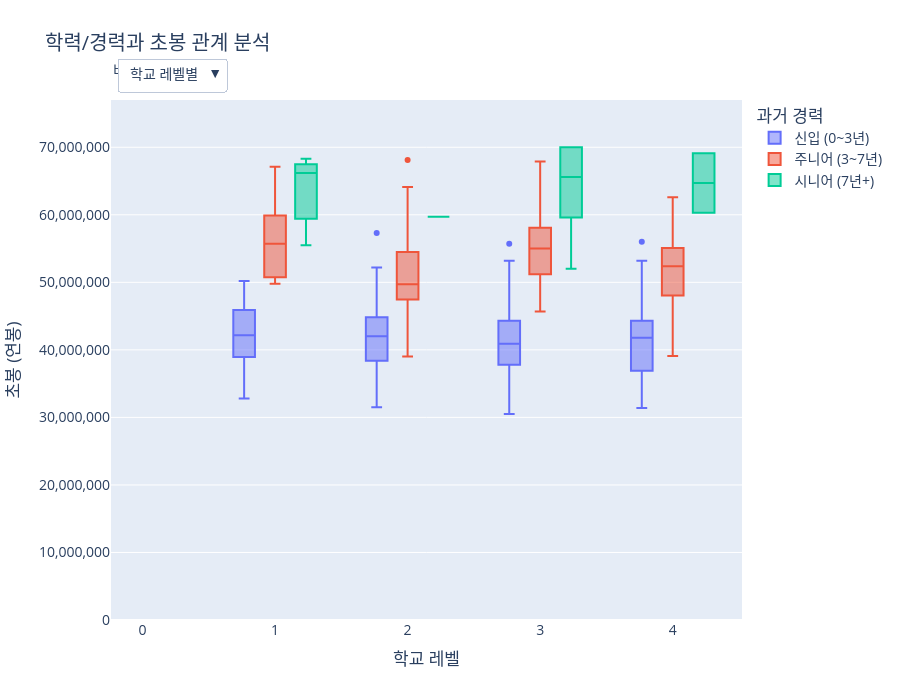

Source (notebook cell):
### Code cell
# 2. 필요한 모듈 임포트
import pandas as pd
import plotly.graph_objects as go
import plotly.io as pio
from IPython.display import display

from services.data_preparer import prepare_proposal_10_data
from services.proposal_views.proposal_10_view import create_figure_and_df

# --- 테스트 실행 ---

# 1. app.py의 역할 (1): 사용자가 선택한 '글로벌 필터'를 적용하여 데이터 준비 함수를 호출합니다.
print("Step 1: `data_preparer`를 통해 분석용 데이터와 순서 정보를 준비합니다...")

filtering = '남성' # prepare_proposal_07_data() 함수에 삽입
# 글로벌 필터는 모두 기본값('전체')으로 호출
# 예시: '부서별' 필터를 'Development Division'으로 설정하여 데이터 요청
data_bundle = prepare_proposal_10_data() 
analysis_df = data_bundle.get("analysis_df", pd.DataFrame())
order_map = data_bundle.get("order_map", {})
print(" -> 데이터 준비 완료!")


# 2. app.py의 역할 (2): view 함수 호출
# 이 view는 그래프 내에 자체 필터(드롭다운)가 있으므로, app.py에서는 추가적인 선택 시뮬레이션이 필요 없습니다.
print("Step 2: `view` 모듈을 호출하여 그래프와 요약 테이블을 생성합니다...")
if not analysis_df.empty:
    fig, aggregate_df = create_figure_and_df(
        analysis_df=analysis_df, 
        order_map=order_map 
    )
    print(" -> 생성 완료!")
else:
    print(" -> 분석할 데이터가 없어 빈 결과물을 생성합니다.")
    fig, aggregate_df = go.Figure(), pd.DataFrame()


# --- 결과 확인 ---

# 3. ipynb에서 생성된 그래프를 확인합니다.
# 그래프 상단의 '비교 기준' 드롭다운을 눌러 '학교 레벨별'과 '전공 계열별' 뷰를 전환해볼 수 있습니다.
print("\n--- [결과 1] 생성된 Plotly 그래프 ---")
# pio.renderers.default = 'vscode' 
fig.show()

# 4. ipynb에서 생성된 요약 테이블(aggregate_df)을 확인합니다.
# 이 테이블은 기본적으로 '학교 레벨별' 기준으로 생성됩니다.
print(f"\n--- [결과 2] 생성된 요약 테이블 ---")
display(aggregate_df)

### Figure 1 — Plotly figure (JSON) as saved in the notebook; plotly's stock layout.template omitted (floating-point values rounded to 4 significant figures; data arrays with more than 128 entries replaced by an {"elided": "..."} marker saying what was removed)
{"data": [{"boxpoints": "outliers", "marker": {"color": "#636EFA"}, "name": "신입 (0~3년)", "type": "box", "visible": true, "x": {"elided": "276 float values"}, "y": {"elided": "276 int values"}}, {"boxpoints": "outliers", "marker": {"color": "#EF553B"}, "name": "주니어 (3~7년)", "type": "box", "visible": true, "x": [2.0, 3.0, 3.0, 4.0, 1.0, 4.0, 3.0, 1.0, 4.0, 2.0, 3.0, 1.0, 1.0, 1.0, 4.0, 4.0, 1.0, 3.0, 2.0, 2.0, 2.0, 3.0, 2.0, 2.0, 3.0, 2.0, 2.0, 1.0, 2.0, 1.0, 4.0, 4.0, 2.0, 1.0, 2.0, 3.0, 2.0, 2.0, 3.0, 3.0, 4.0, 4.0, 2.0, 1.0, 4.0, 2.0, 3.0, 2.0, 2.0, 3.0, 1.0, 1.0, 3.0, 3.0, 1.0, 3.0, 2.0, 4.0, 3.0, 2.0, 4.0, 3.0, 4.0, 3.0, 4.0, 3.0, 3.0, 3.0, 3.0, 1.0, 4.0, 1.0, 2.0], "y": [49900000, 58600000, 55800000, 51900000, 55700000, 56400000, 60400000, 50500000, 52100000, 45600000, 51200000, 57500000, 67100000, 49800000, 47100000, 49100000, 60300000, 46000000, 49200000, 49500000, 59000000, 55400000, 47900000, 49700000, 49500000, 45100000, 53000000, 60000000, 64100000, 49800000, 62600000, 60600000, 52500000, 55100000, 49200000, 55000000, 47600000, 68100000, 45700000, 54700000, 54800000, 45100000, 59600000, 50700000, 52900000, 47100000, 52500000, 51700000, 43500000, 51400000, 63400000, 50900000, 67600000, 58100000, 59600000, 67900000, 50200000, 39100000, 48000000, 39000000, 52400000, 47900000, 47700000, 57700000, 54800000, 55000000, 58300000, 54800000, 56200000, 53200000, 55200000, 58900000, 60400000]}, {"boxpoints": "outliers", "marker": {"color": "#00CC96"}, "name": "시니어 (7년+)", "type": "box", "visible": true, "x": [4.0, 1.0, 1.0, 3.0, 4.0, 3.0, 1.0, 3.0, 3.0, 2.0, 1.0, 3.0, 1.0, 3.0, 1.0, 3.0, 3.0, 3.0, 3.0, 1.0], "y": [60300000, 68300000, 66200000, 70000000, 69100000, 59600000, 67800000, 69700000, 52000000, 59700000, 57400000, 70000000, 65400000, 57100000, 55500000, 60000000, 70000000, 70000000, 61500000, 66600000]}, {"boxpoints": "outliers", "marker": {"color": "#636EFA"}, "name": "신입 (0~3년)", "type": "box", "visible": false, "x": {"elided": "276 str values"}, "y": {"elided": "276 int values"}}, {"boxpoints": "outliers", "marker": {"color": "#EF553B"}, "name": "주니어 (3~7년)", "type": "box", "visible": false, "x": ["기타공학계열", "인문계열", "어문계열", "자연과학계열", "기타", "인문계열", "디자인계열", "상경계열", "어문계열", "기타", "어문계열", "기타", "자연과학계열", "인문계열", "디자인계열", "기타공학계열", "사회과학계열", "자연과학계열", "사회과학계열", "기타", "STEM계열", "기타", "상경계열", "디자인계열", "기타", "자연과학계열", "디자인계열", "기타", "자연과학계열", "자연과학계열", "기타", "기타공학계열", "어문계열", "자연과학계열", "자연과학계열", "어문계열", "기타", "상경계열", "인문계열", "상경계열", "기타공학계열", "기타", "인문계열", "상경계열", "인문계열", "디자인계열", "기타", "어문계열", "STEM계열", "STEM계열", "인문계열", "STEM계열", "인문계열", "어문계열", "디자인계열", "기타", "어문계열", "자연과학계열", "기타공학계열", "기타", "사회과학계열", "자연과학계열", "STEM계열", "STEM계열", "자연과학계열", "STEM계열", "기타공학계열", "디자인계열", "어문계열", "어문계열", "어문계열", "어문계열", "STEM계열"], "y": [49900000, 58600000, 55800000, 51900000, 55700000, 56400000, 60400000, 50500000, 52100000, 45600000, 51200000, 57500000, 67100000, 49800000, 47100000, 49100000, 60300000, 46000000, 49200000, 49500000, 59000000, 55400000, 47900000, 49700000, 49500000, 45100000, 53000000, 60000000, 64100000, 49800000, 62600000, 60600000, 52500000, 55100000, 49200000, 55000000, 47600000, 68100000, 45700000, 54700000, 54800000, 45100000, 59600000, 50700000, 52900000, 47100000, 52500000, 51700000, 43500000, 51400000, 63400000, 50900000, 67600000, 58100000, 59600000, 67900000, 50200000, 39100000, 48000000, 39000000, 52400000, 47900000, 47700000, 57700000, 54800000, 55000000, 58300000, 54800000, 56200000, 53200000, 55200000, 58900000, 60400000]}, {"boxpoints": "outliers", "marker": {"color": "#00CC96"}, "name": "시니어 (7년+)", "type": "box", "visible": false, "x": ["자연과학계열", "기타", "인문계열", "기타", "기타", "기타공학계열", "인문계열", "어문계열", "기타공학계열", "자연과학계열", "사회과학계열", "기타", "상경계열", "사회과학계열", "사회과학계열", "STEM계열", "어문계열", "기타", "사회과학계열", "기타"], "y": [60300000, 68300000, 66200000, 70000000, 69100000, 59600000, 67800000, 69700000, 52000000, 59700000, 57400000, 70000000, 65400000, 57100000, 55500000, 60000000, 70000000, 70000000, 61500000, 66600000]}], "layout": {"annotations": [{"align": "left", "showarrow": false, "text": "비교 기준:", "x": 0, "y": 1.08, "yref": "paper"}], "boxmode": "group", "font": {"size": 14}, "height": 700, "legend": {"title": {"text": "과거 경력"}}, "title": {"text": "학력/경력과 초봉 관계 분석"}, "updatemenus": [{"active": 0, "buttons": [{"args": [{"visible": [true, true, true, false, false, false]}, {"xaxis": {"categoryarray": [1, 2, 3, 4], "categoryorder": "array", "title": "학교 레벨"}}], "label": "학교 레벨별", "method": "update"}, {"args": [{"visible": [false, false, false, true, true, true]}, {"xaxis": {"categoryarray": ["STEM계열", "기타", "기타공학계열", "디자인계열", "사회과학계열", "상경계열", "어문계열", "인문계열", "자연과학계열"], "categoryorder": "array", "title": "전공 계열"}}], "label": "전공 계열별", "method": "update"}], "direction": "down", "pad": {"r": 10, "t": 10}, "showactive": true, "x": 0.01, "xanchor": "left", "y": 1.1, "yanchor": "top"}], "xaxis": {"categoryarray": [1, 2, 3, 4], "categoryorder": "array", "title": {"text": "학교 레벨"}}, "yaxis": {"range": [0, 77000000], "tickformat": ",.0f", "title": {"text": "초봉 (연봉)"}}}}
